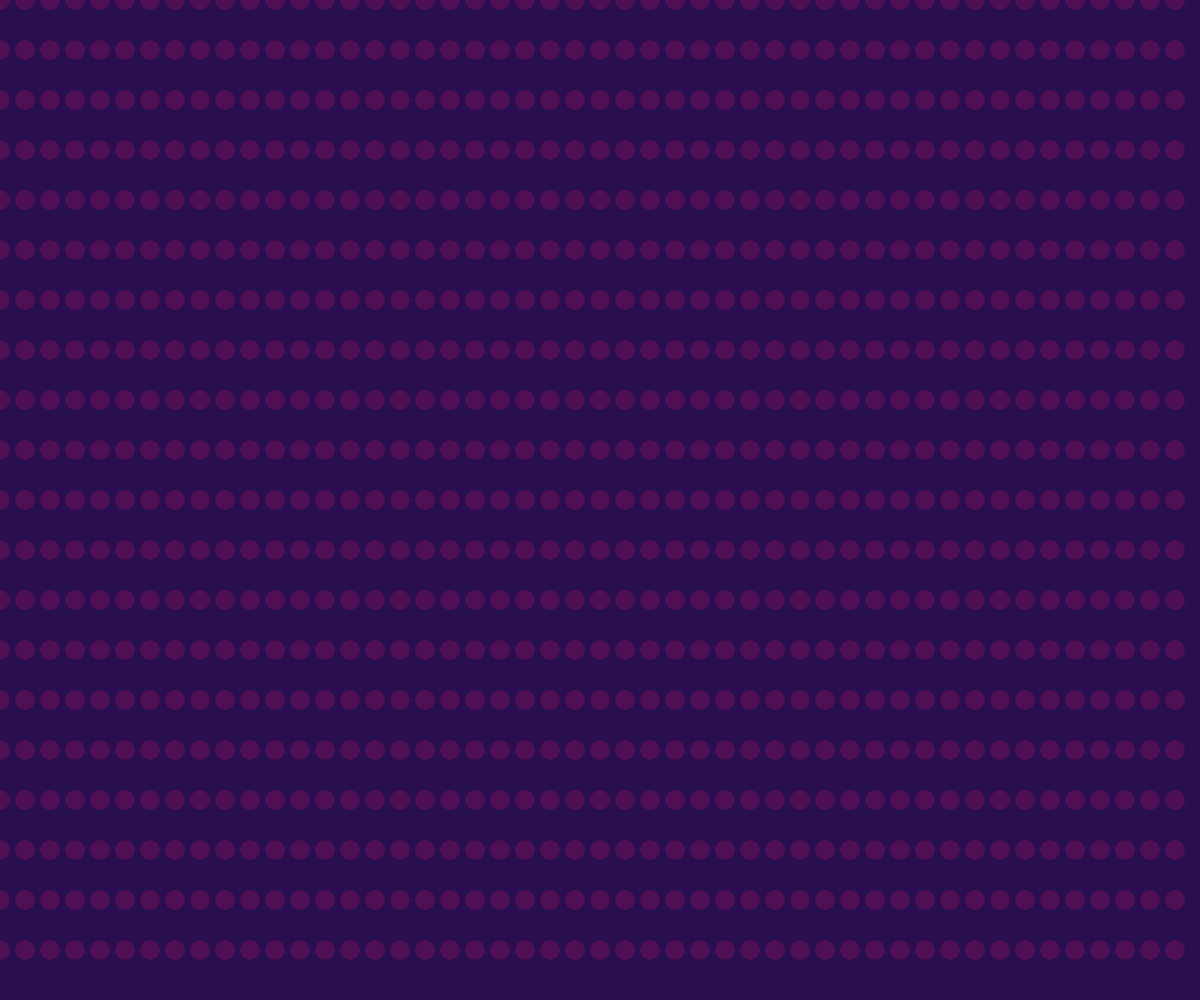
Frame 1 (no input)
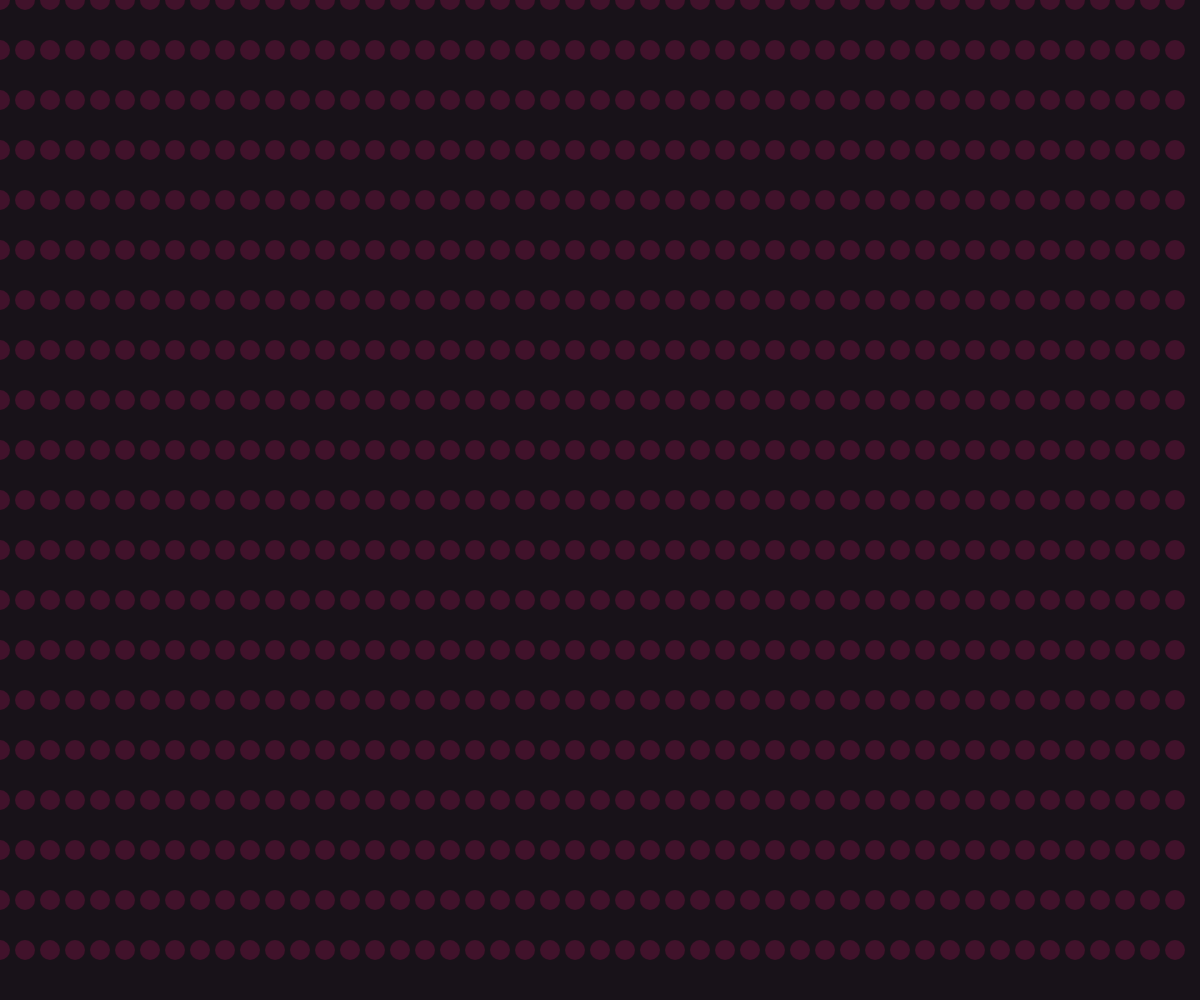
Frame 60 (no input)
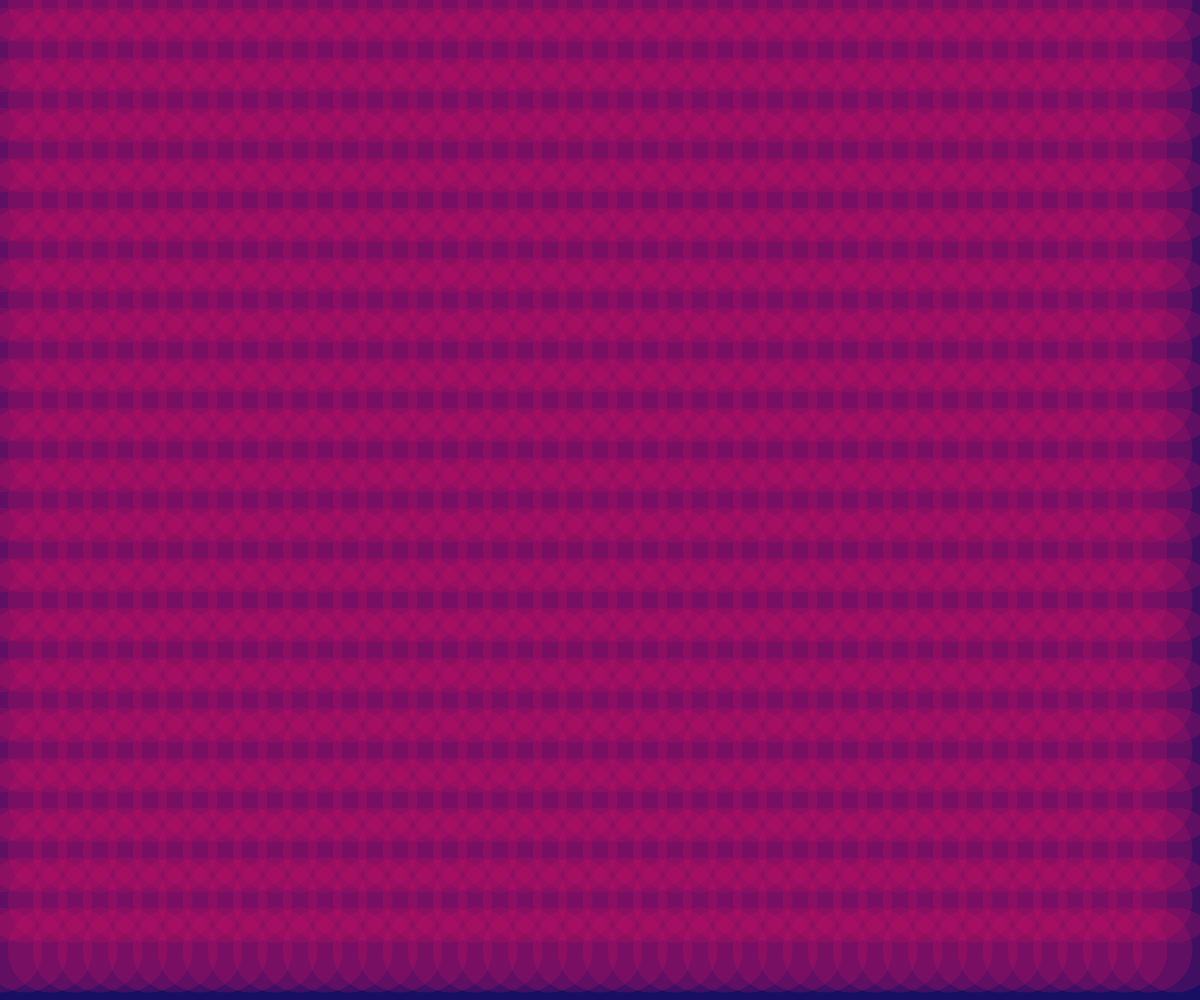
Frame 120 (the mouse pressed at the canvas centre since frame 60)

The p5.js sketch that drew these frames (run headless with seeded random() and noise() and a simulated clock; from frame 60 on, the mouse is pressed at the canvas centre):

// p5.js sketch
// ── sketch.js
function setup() {
  createCanvas(windowWidth, windowHeight);
}

function draw() {
  let bgColor = color(random(20, 50), random(10, 30), random(20, 100));
  background(bgColor);
  let seguir = mouseX + 0.5;
  let seguirY = mouseY + 0.5;
  let circleSize = map(mouseX, 0, width, 20, 150); // tamaño en x
  // Usando un for loop para dibujar círculos
  for (let x = 0; x < width; x += 25) {
    for (let y = 0; y < height; y += 50) {
      fill(200, 20, 100, 60); // color y opacidad
      noStroke();
      circle(x, y, circleSize, 25, 20, 10, 10); // size circulos
    }
  }
}
